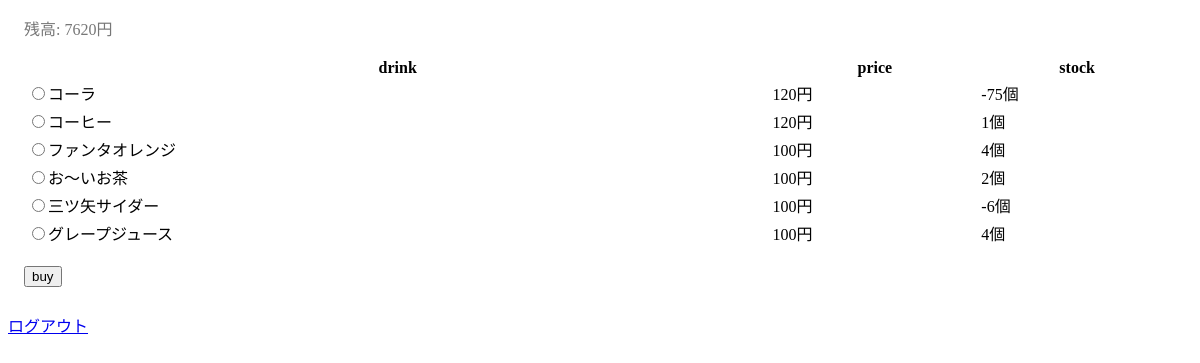
Before: /toppage.php (signed in) with the older database file.
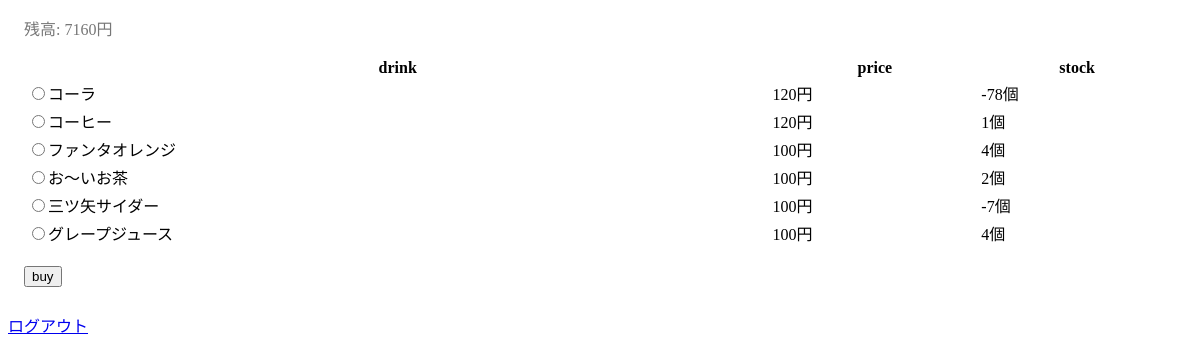
After: the same page with the newer database file.
### tables this page shows
CREATE TABLE "user" (
	`id`	INTEGER PRIMARY KEY AUTOINCREMENT,
	`money`	INTEGER,
	`name`	TEXT
, password text);

CREATE TABLE "product" (
	`id`	INTEGER PRIMARY KEY AUTOINCREMENT,
	`name`	TEXT,
	`price`	INTEGER
);

CREATE TABLE "stock" (
	`id`	INTEGER PRIMARY KEY AUTOINCREMENT,
	`product_id`	INTEGER,
	`number`	INTEGER
);

### functions.php (called while the page is built, shortened)
<?php
function generate_token()
{
  return hash('sha256', session_id());
}
function h($str)
{
  return htmlspecialchars($str, ENT_QUOTES, 'UTF-8');
}

### toppage.php (the view, shortened to what this page needs)
<?php
require_once __DIR__ . '/functions.php';
$pdo = new pdo("sqlite:anohako.sqlite");
$pdo->setattribute(PDO::ATTR_ERRMODE, PDO::ERRMODE_WARNING);
$st = $pdo->query("select * from product order by id desc");
$product = $st->fetchAll();
$user = $_SESSION['username'];
$st = $pdo->query("select money from user where name = '" . $user . "';");
$money = $st->fetchAll();
?>
<!DOCTYPE html>
<html lang="ja">
  <head>
    <link rel="stylesheet" href="//cdnjs.cloudflare.com/ajax/libs/10up-sanitize.css/4.1.0/sanitize.min.css">
    <link rel="stylesheet" href="https://code.getmdl.io/1.3.0/material.indigo-pink.min.css">
    <link rel="stylesheet" href="./style.css">
  </head>
  <body>
    <div class="container">
      <div class="mes"><?php print "残高: " . $money[0]['money']. "円"; ?></div>
      <form action="shopping_submit.php" method="get">
        <table class="mdl-data-table mdl-js-data-table mdl-shadow--2dp">
          <tr>
            <th class="mdl-data-table__cell--non-numeric">drink</th>
            <th>price</th>
            <th>stock</th>
          </tr>
          <?php
          foreach($product as $p) {
            print '<tr>';
            print '<td class="mdl-data-table__cell--non-numeric"><input type="radio" name="productname" value="'. $p["name"] .'">' . $p["name"] . '</th>';
            print '<td>' . $p["price"] . '円</th>';
            $st = $pdo->query("select * from stock where id =" .$p["id"] . ";");
            $stock = $st->fetchAll();
            print '<td>'.$stock[0]["number"].'個</td>';
            print '</tr>';
          }
          ?>
       </table>
       <input class="mdl-button mdl-js-button mdl-button--raised mdl-js-ripple-effect buy" type="submit" value="buy">
     </form>
  </div>
  <a href="/logout.php?token=<?=h(generate_token())?>">ログアウト</a>
  </body>
</html>

### style.css (style rules this page uses)
.container { margin: 8px 16px; }
.mes { color: #777; font-size: 16px; margin: 16px 0px; }
.buy { margin: 18px 0px; }
table { width: 100%; }

Changed rows visible on the page:
changed user: money "7620" → "7160"
changed through a linked row, product "コーラ": stock.number "-75" → "-78"
changed through a linked row, product "三ツ矢サイダー": stock.number "-6" → "-7"
